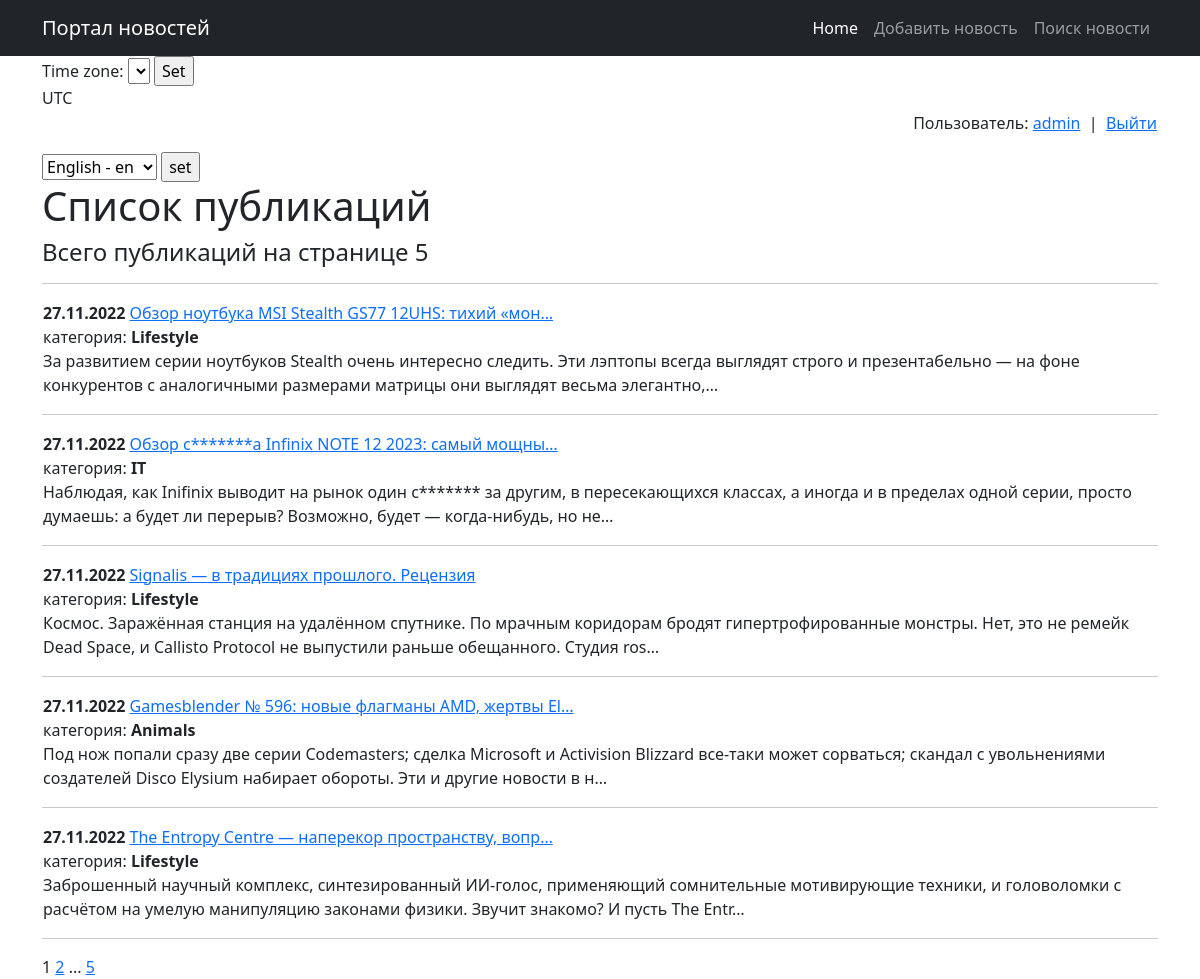
The app's page /news/ (signed in) with its own data.
### news/models.py (models this page shows, shortened)
class Posts(models.Model):
    news = 'NE'
    articles = 'AR'
    TYPE_SELECT = [(news, 'Новость'), (articles, 'Статья')]
    authors = models.ForeignKey(Authors, on_delete=models.CASCADE)
    post_type = models.CharField(max_length=2, choices=TYPE_SELECT)
    date_create = models.DateTimeField(auto_now_add=True)
    header = models.CharField(max_length=155, default='Unnamed')
    body = models.TextField(default='Text')
    rate_post = models.IntegerField(default=0, db_column='rating')
    name_category = models.ManyToManyField(Categories, through='Post_Category')
    @property
    def post_rating(self):
        return self.rate_post

class Categories(models.Model):
    cat_name = models.CharField(max_length=255, unique=True, help_text=_('category name'))
    sub_user = models.ManyToManyField(User, through='SubscribersUsers')
    def __str__(self):
        return f'{self.cat_name}'

### news/views.py (the view, shortened to what this page needs)
# urls.py: path('', PostsList.as_view()),
class PostsList(ListView):
    model = Posts
    ordering = '-date_create'
    template_name = 'posts.html'
    context_object_name = 'posts'
    paginate_by = 5
    def get_context_data(self, **kwargs):
        context = super().get_context_data(**kwargs)
        context['is_not_authors'] = not self.request.user.groups.filter(name='authors').exists()
        return context

### news/templatetags/custom_filters.py (called while the page is built)
@register.filter()
def censor(value):
    for word in words_censor:
        value = value.replace(word[1:], '*' * len(word[1:]))
    return value

### templates/posts.html (shortened to what this page needs)
{% extends 'flatpages/default.html' %}
{% load custom_filters %}
{% load custom_tags %}
{% load i18n %}
{% block content %}
{% include 'auth.html' %}
<form action="{% url 'set_language' %}" method="POST"> {% csrf_token %}
        <select name="language" id="">
            {% get_available_languages as LANGUAGES %}
            {% get_language_info_list for LANGUAGES as languages %}
            {% for language in languages %}
                <option value="{{ language.code }}" {% if language.code == LANGUAGE_CODE %} selected {% endif %}>
                    {{ language.name_local }} - {{ language.code }}
                </option>
            {% endfor %}
        </select>
        <input type="submit" value="set">
    </form>
    <h1>Список публикаций</h1>
    <h4>Всего публикаций на странице {{ posts|length }}</h4>
    <hr>
    {% if posts %}
        {% for post in posts %}
        <table border = 0 width = 100%>
            <tr>
                <td align="left">
                    <b>{{ post.date_create|date:'d.m.Y' }}</b>
                    <a href="/news/{{post.pk}}">{{ post.header|truncatechars:50|censor }}</a>
                    <br>
                    {% for cat in post.name_category.all %}
                    категория:
                    <b>{{ cat }}</b>
                    {% endfor %}
                    <br>
                    {{ post.body|truncatechars:200|censor }}
                </td>
            </tr>
        </table>
        <hr>
        {% endfor %}
    {% else %}
        <h2>Новостей нет</h2>
    {% endif %}
   {{ page_obj.number }}
   {% if page_obj.has_next %}
       <a href="?page={{ page_obj.next_page_number }}">{{ page_obj.next_page_number }}</a>
       {% if paginator.num_pages != page_obj.next_page_number %}
           ...
           <a href="?page={{ page_obj.paginator.num_pages }}">{{ page_obj.paginator.num_pages }}</a>
       {% endif %}
   {% endif %}
{% endblock content %}

### templates/auth.html
<table width="100%" border="0">
        <tr>
            <td align="right">
                {% if request.user.username %}
                <p>Пользователь: <a href="/welcome/">{{request.user.username}}</a> &nbsp|&nbsp <a href="/accounts/logout/">Выйти</a>
                {% else %}
                <a href="/accounts/login"> Войти в систему </a> | <a href="/accounts/signup"> Регистрация </a>
                {% endif %}
            </td>
        </tr>
    </table>

### records on screen
Posts: date_create "27.11.2022", header|censor "Обзор ноутбука MSI Stealth GS77 12UHS: тихий «мон…", body|censor "За развитием серии ноутбуков Stealth очень интересно следить. Эти лэптопы всегда выглядят строго и презентабельно — на фоне конкурентов с аналогичными размерами матрицы они выглядят весьма элегантно,…"
Categories: cat_name "Lifestyle"
Posts: date_create "27.11.2022", header|censor "Обзор с*******а Infinix NOTE 12 2023: самый мощны…", body|censor "Наблюдая, как Inifinix выводит на рынок один с******* за другим, в пересекающихся классах, а иногда и в пределах одной серии, просто думаешь: а будет ли перерыв? Возможно, будет — когда-нибудь, но не…"
Categories: cat_name "IT"
Posts: date_create "27.11.2022", header|censor "Signalis — в традициях прошлого. Рецензия", body|censor "Космос. Заражённая станция на удалённом спутнике. По мрачным коридорам бродят гипертрофированные монстры. Нет, это не ремейк Dead Space, и Callisto Protocol не выпустили раньше обещанного. Студия ros…"
Posts: date_create "27.11.2022", header|censor "Gamesblender № 596: новые флагманы AMD, жертвы El…", body|censor "Под нож попали сразу две серии Codemasters; сделка Microsoft и Activision Blizzard все-таки может сорваться; скандал с увольнениями создателей Disco Elysium набирает обороты. Эти и другие новости в н…"
Categories: cat_name "Animals"
Posts: date_create "27.11.2022", header|censor "The Entropy Centre — наперекор пространству, вопр…", body|censor "Заброшенный научный комплекс, синтезированный ИИ-голос, применяющий сомнительные мотивирующие техники, и головоломки с расчётом на умелую манипуляцию законами физики. Звучит знакомо? И пусть The Entr…"

### other values on screen
{{ TIME_ZONE }} "UTC"
{{ request.user.username }} "admin"
{{ posts|length }} "5"
{{ page_obj.number }} "1"
{{ page_obj.next_page_number }} "2"
{{ page_obj.paginator.num_pages }} "5"
form field language "English - en"
